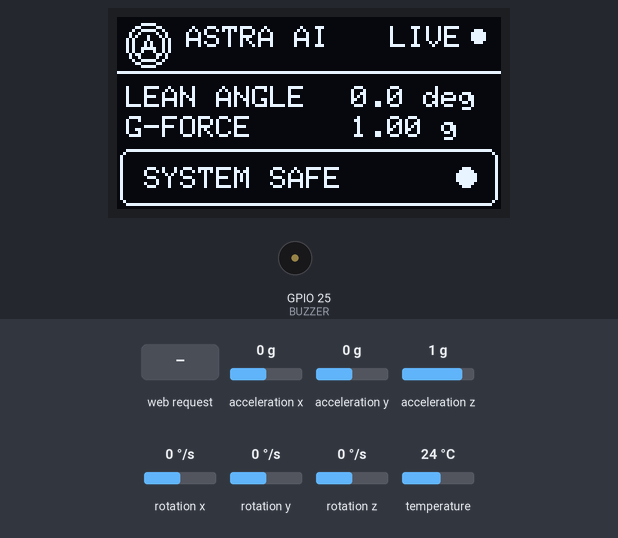
A sketch run on a simulated ESP32. On the bench: 128×64 one-colour display, buzzer (waves = sounding). The test bench sets the inputs (shaded band); at power-on: acceleration x 0 g, acceleration z 1 g, acceleration y 0 g, rotation x 0 °/s, rotation y 0 °/s, rotation z 0 °/s, temperature 24 °C. What the sketch prints to the serial monitor is not drawn.

Above: at 5.2 s.
5.3 s: HTTP request GET /pothole received
At 5.89 s:
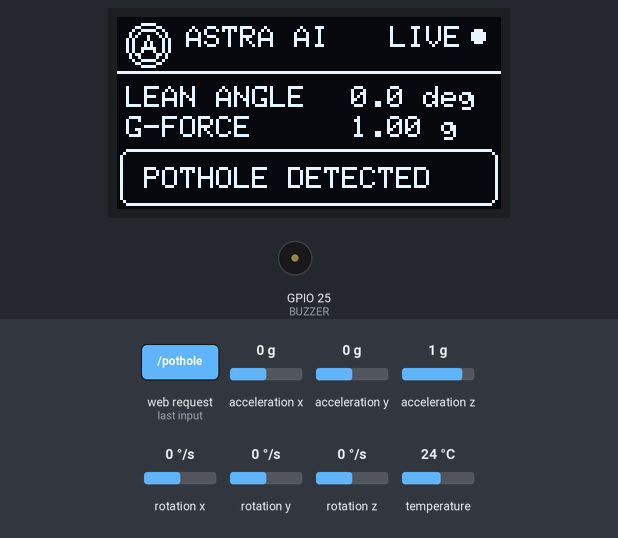
7.5 s: acceleration x set to -1.4 g
At 8.14 s:
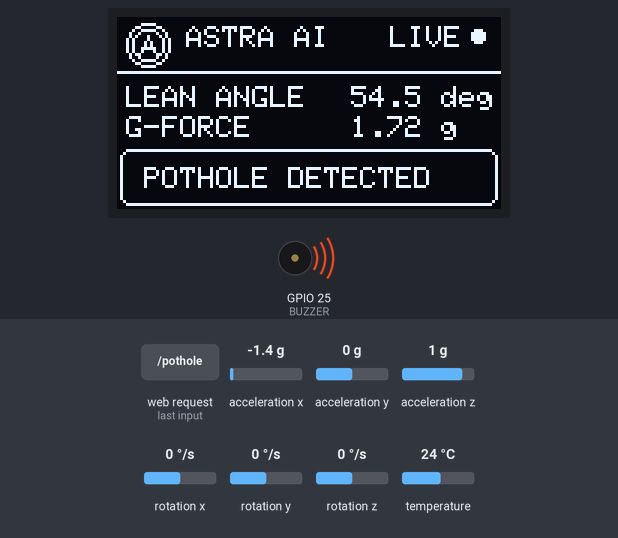
9.7 s: acceleration z set to 0.7 g
At 11.6 s:
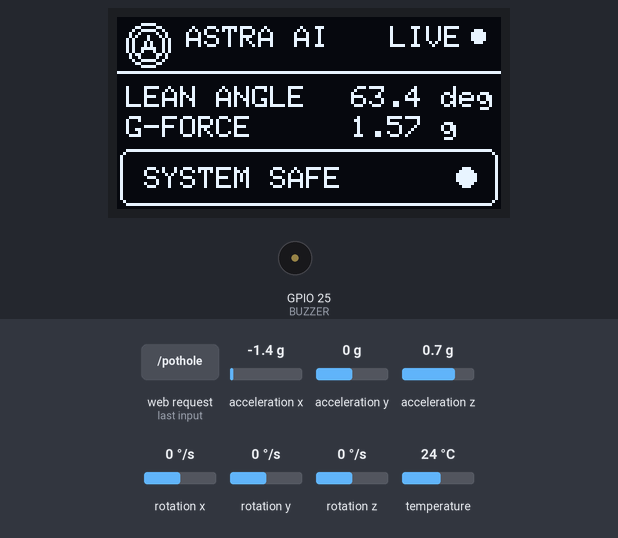
11.9 s: acceleration z set to 0.4 g
At 12.13 s:
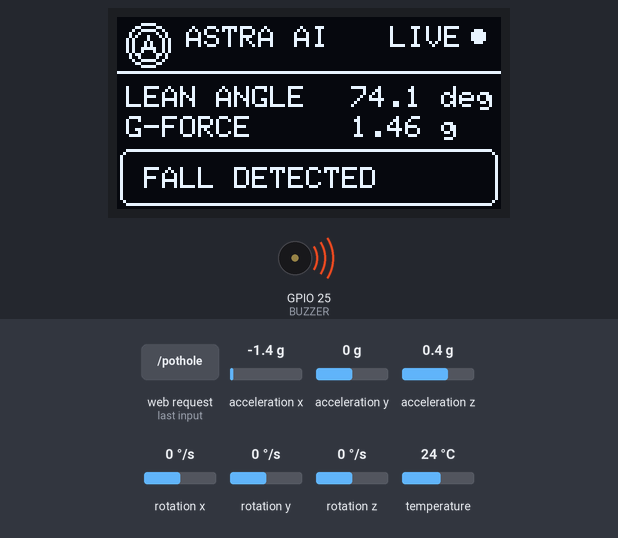
14.0 s: acceleration y set to -1.4 g
At 18.0 s:
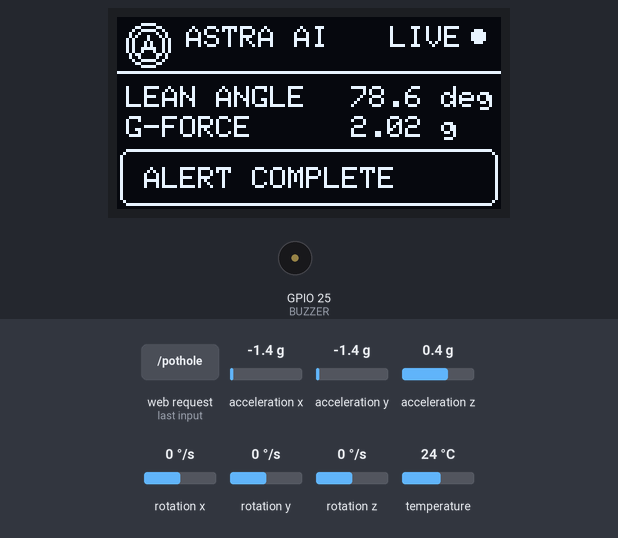
18.5 s: acceleration x set to -0.8 g
At 19.2 s:
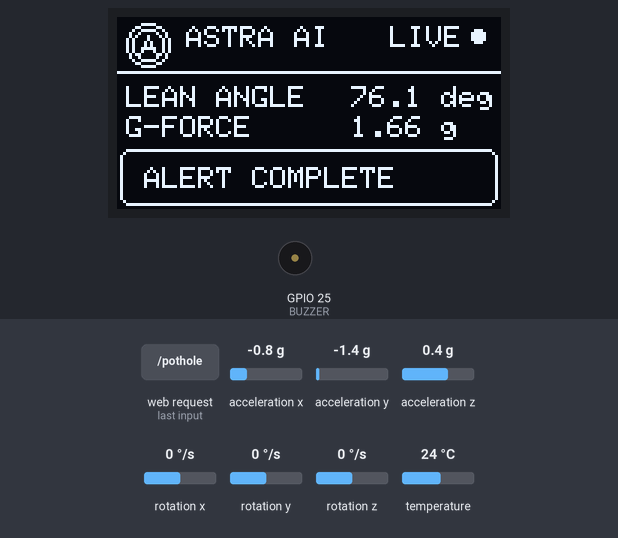
Timing chart, 0 to 21.1 s (numbered marks = the images above; inputs shaded):
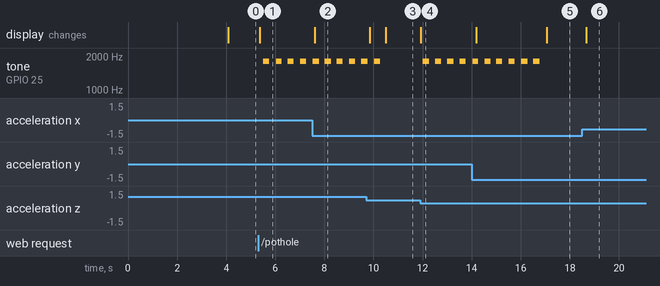

Measured:
- the behaviour switches between 0.6 and 0.5 g on acceleration z (found by bisection; images 3 and 4)
- after the input at 5.3 s, tone on GPIO 25 (BUZZER): alternates 1800 Hz for 0.25 s and silent for 0.25 s, starting after 0.20 s; the display: changes after 0.07 s (image 1)
- after the input at 7.5 s, the display: changes after 0.11 s (image 2)
- after the input at 9.7 s, the display: first changes after 0.16 s (image 3 shows a later state)
- after the input at 11.9 s, tone on GPIO 25 (BUZZER): alternates 1800 Hz for 0.25 s and silent for 0.25 s, starting after 0.10 s; the display: changes at once (image 4)
- after the input at 14.0 s, the display: first changes after 0.18 s (image 5 shows a later state)
- after the input at 18.5 s, the display: changes after 0.16 s (image 6)

The sketch:

AstraAIFinal1.ino
```cpp
#include <Wire.h>
#include <WiFi.h>
#include <WebServer.h>
#include <Adafruit_MPU6050.h>
#include <Adafruit_Sensor.h>
#include <Adafruit_GFX.h>
#include <Adafruit_SSD1306.h>
#include <math.h>

#define BUZZER 25
#define SCREEN_WIDTH 128
#define SCREEN_HEIGHT 64

Adafruit_MPU6050 mpu;
Adafruit_SSD1306 display(128, 64, &Wire, -1);
WebServer server(80);

// Phone connects directly to this ESP32 Wi-Fi
const char* apName = "ASTRA_AI_ALERT";
const char* apPassword = "Astra1234";

bool alarmActive = false;
bool alarmAcknowledged = false;
bool potholeAlert = false;

unsigned long alarmStart = 0;
unsigned long potholeStart = 0;
unsigned long uprightStart = 0;
unsigned long lastDisplay = 0;

const float TILT_LIMIT = 70.0;
const float IMPACT_LIMIT_G = 3.0;

void drawLogo(int x, int y, int r) {
  display.drawCircle(x, y, r, SSD1306_WHITE);
  display.drawCircle(x, y, r - 2, SSD1306_WHITE);
  display.drawLine(x-r/2, y+r/2, x, y-r/2, SSD1306_WHITE);
  display.drawLine(x, y-r/2, x+r/2, y+r/2, SSD1306_WHITE);
  display.drawLine(x-r/4, y+r/6, x+r/4, y+r/6, SSD1306_WHITE);
}

void showSplash() {
  display.clearDisplay();
  display.setTextColor(SSD1306_WHITE);
  drawLogo(64, 21, 15);
  display.setTextSize(2);
  display.setCursor(20, 40);
  display.println("ASTRA AI");
  display.setTextSize(1);
  display.setCursor(34, 57);
  display.print("SYSTEM START");
  display.display();
  delay(4000);
}

void handleHome() {
  String page =
    "<html><head><meta name='viewport' "
    "content='width=device-width, initial-scale=1'></head>"
    "<body style='font-family:Arial;text-align:center;"
    "padding:25px;background:#101820;color:white'>"
    "<h1>ASTRA AI</h1>"
    "<h3>Smart Ride Safety</h3>"
    "<p>Phone-to-ESP32 connection test</p>"
    "<a href='/pothole' style='display:inline-block;"
    "padding:18px;background:#e63946;color:white;"
    "text-decoration:none;border-radius:12px'>"
    "TEST POTHOLE ALERT</a>"
    "</body></html>";

  server.send(200, "text/html", page);
}

void handlePothole() {
  potholeAlert = true;
  potholeStart = millis();

  Serial.println("PHONE SENT POTHOLE ALERT");

  server.send(200, "text/plain",
              "ASTRA AI: POTHOLE ALERT SENT");
}

void drawDashboard(float leanAngle, float gForce) {
  display.clearDisplay();
  display.setTextColor(SSD1306_WHITE);

  drawLogo(10, 9, 7);
  display.setTextSize(1);
  display.setCursor(23, 3);
  display.print("ASTRA AI");
  display.setCursor(91, 3);
  display.print("LIVE");
  display.fillCircle(120, 6, 2, SSD1306_WHITE);
  display.drawLine(0, 18, 127, 18, SSD1306_WHITE);

  display.setCursor(3, 23);
  display.print("LEAN ANGLE");
  display.setCursor(78, 23);
  display.print(leanAngle, 1);
  display.print(" deg");

  display.setCursor(3, 33);
  display.print("G-FORCE");
  display.setCursor(78, 33);
  display.print(gForce, 2);
  display.print(" g");

  display.drawRoundRect(1, 44, 126, 19, 3, SSD1306_WHITE);

  if (alarmActive) {
    display.setCursor(9, 50);
    display.print("FALL DETECTED");
  }
  else if (potholeAlert) {
    display.setCursor(9, 50);
    display.print("POTHOLE DETECTED");
  }
  else if (alarmAcknowledged) {
    display.setCursor(9, 50);
    display.print("ALERT COMPLETE");
  }
  else {
    display.setCursor(9, 50);
    display.print("SYSTEM SAFE");
    display.fillCircle(116, 53, 3, SSD1306_WHITE);
  }

  display.display();
}

void setup() {
  Serial.begin(115200);
  Wire.begin(21, 22);

  ledcAttach(BUZZER, 2000, 8);
  ledcWriteTone(BUZZER, 0);

  if (!display.begin(SSD1306_SWITCHCAPVCC, 0x3C)) {
    Serial.println("OLED ERROR");
    while (true) delay(100);
  }

  showSplash();

  if (!mpu.begin(0x68)) {
    display.clearDisplay();
    display.setTextSize(1);
    display.setCursor(10, 20);
    display.println("MPU6050 ERROR");
    display.display();
    while (true) delay(100);
  }

  mpu.setAccelerometerRange(MPU6050_RANGE_8_G);
  mpu.setGyroRange(MPU6050_RANGE_500_DEG);
  mpu.setFilterBandwidth(MPU6050_BAND_21_HZ);

  // Start a private Wi-Fi network
  WiFi.mode(WIFI_AP);
  bool apStarted = WiFi.softAP(apName, apPassword);

  if (!apStarted) {
    Serial.println("Wi-Fi AP FAILED");
  }

  server.on("/", HTTP_GET, handleHome);
  server.on("/pothole", HTTP_GET, handlePothole);
  server.begin();

  Serial.println("ASTRA AI READY");
  Serial.print("Wi-Fi name: ");
  Serial.println(apName);
  Serial.print("Wi-Fi password: ");
  Serial.println(apPassword);
  Serial.print("Open phone browser at: http://");
  Serial.println(WiFi.softAPIP());
}

void loop() {
  server.handleClient();

  sensors_event_t accel, gyro, temp;
  mpu.getEvent(&accel, &gyro, &temp);

  float ax = accel.acceleration.x;
  float ay = accel.acceleration.y;
  float az = accel.acceleration.z;

  float totalG =
    sqrt(ax*ax + ay*ay + az*az) / 9.80665;

  float tilt =
    atan2(sqrt(ax*ax + ay*ay), fabs(az))
    * 180.0 / PI;

  // Existing fall detection
  if (!alarmActive && !alarmAcknowledged &&
      (tilt > TILT_LIMIT || totalG > IMPACT_LIMIT_G)) {
    alarmActive = true;
    alarmStart = millis();
    Serial.println("POSSIBLE FALL!");
  }

  if (alarmActive && millis() - alarmStart >= 5000) {
    alarmActive = false;
    alarmAcknowledged = true;
    uprightStart = 0;
  }

  if (alarmAcknowledged && tilt < 30.0 && totalG < 1.4) {
    if (uprightStart == 0) uprightStart = millis();

    if (millis() - uprightStart >= 3000) {
      alarmAcknowledged = false;
      uprightStart = 0;
    }
  }
  else if (alarmAcknowledged) {
    uprightStart = 0;
  }

  // Phone-triggered pothole alert for 5 seconds
  if (potholeAlert &&
      millis() - potholeStart >= 5000) {
    potholeAlert = false;
  }

  // Sound while either alert is active
  if (alarmActive || potholeAlert) {
    if ((millis() / 250) % 2 == 0) {
      ledcWriteTone(BUZZER, 1800);
    } else {
      ledcWriteTone(BUZZER, 0);
    }
  } else {
    ledcWriteTone(BUZZER, 0);
  }

  if (millis() - lastDisplay >= 150) {
    lastDisplay = millis();
    drawDashboard(tilt, totalG);
  }

  delay(20);
}
```
